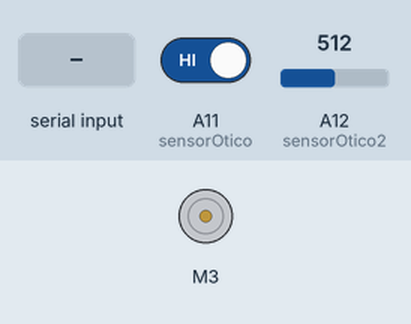
Bench run of a sketch on a simulated Arduino Mega 2560, built with avr-gcc and run on an emulated ATmega2560. Shown: DC motor (green arrow = forward, orange = backward, longer = faster). The test bench sets the inputs (shaded band); at power-on: A11 (sensorOtico) HIGH, A12 (sensorOtico2) = 512. What the sketch prints to the serial monitor is not drawn.

Above: at 2.7 s.
2.8 s: "frente\n" received over Serial
4.3 s: "frente,45\n" received over Serial
At 4.8 s:
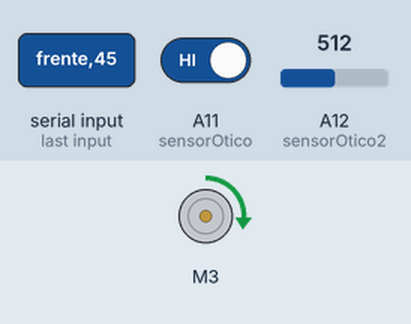
5.8 s: "tras,45\n" received over Serial
At 7.0 s:
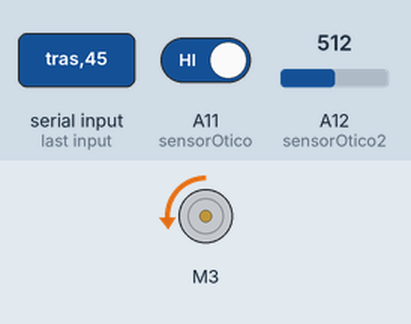
7.3 s: "tras\n" received over Serial
At 8.1 s:
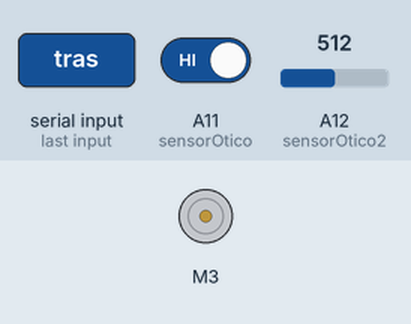
Timing chart, 0 to 9.8 s (numbered marks = the images above; inputs shaded):
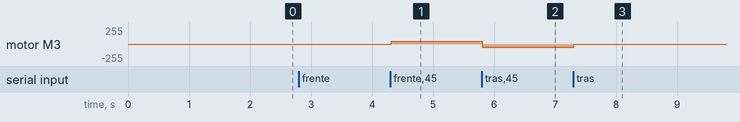

Measured:
- after the input at 4.3 s, motor M3: stopped → forward 45/255 at once
- after the input at 5.8 s, motor M3: forward 45/255 → backward 45/255 at once
- after the input at 7.3 s, motor M3: backward 45/255 → stopped at once

The sketch:

p09a_testes_iniciais.ino
```cpp
#include <AFMotor.h>

int sensorOtico = A11;
int sensorOtico2 = A12;
bool claro = true;
int n;
int valorAnteriorSensor;
AF_DCMotor motor3(3);
int contagem = 0;

void setup() {
  pinMode(sensorOtico, INPUT);
  pinMode(sensorOtico2, INPUT);
  Serial.begin(9600);
  Serial.setTimeout(10);
  valorAnteriorSensor = analogRead(sensorOtico2);
}

void loop() {
  if ((digitalRead(sensorOtico) == LOW && !claro) || (digitalRead(sensorOtico) == HIGH && claro)) {
    claro = !claro;
    Serial.println("mudou");
  }
  if (Serial.available() > 0) {
    String texto = Serial.readStringUntil('\n');
    texto.trim();
    if (texto.startsWith("frente")) {
      motor3.run(FORWARD);
      n = texto.substring(7).toInt();
      motor3.setSpeed(n);
    }
    else if (texto.startsWith("tras")) {
      motor3.run(BACKWARD);
      n = texto.substring(5).toInt();
      motor3.setSpeed(n);
    }
  }
  int valorAtualSensor = analogRead(sensorOtico2);
  if (valorAtualSensor > 800 && valorAnteriorSensor < 800) {
    contagem++;
    Serial.println("contagem " + String(contagem));
  }
  valorAnteriorSensor = valorAtualSensor;
}
```
